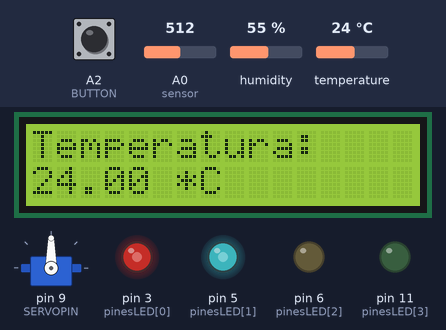
The sketch below on a simulated Arduino Uno, built with avr-gcc and run on an emulated ATmega328P. Parts: 16×2 character LCD, servo, output pins drawn as LEDs (lit = HIGH). The test bench sets the inputs (shaded band); at power-on: temperature 24 °C, A2 (BUTTON) HIGH, A0 (sensor) = 512, humidity 55 %.

Above: at 5.2 s.
5.3 s: temperature set to 22.4 °C
At 6.7 s:
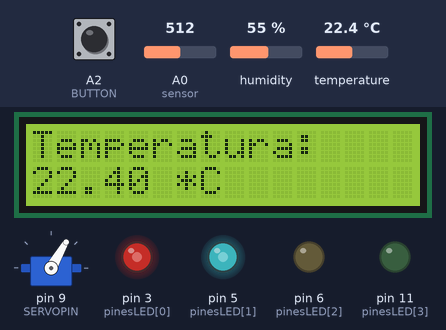
7.6 s: A2 (BUTTON) pulled LOW for 0.15 s
At 9.0 s:
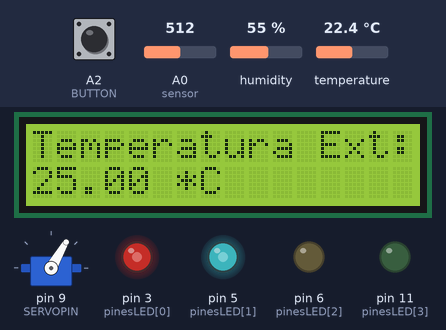
9.3 s: A2 (BUTTON) pulled LOW for 1 s
At 11.2 s:
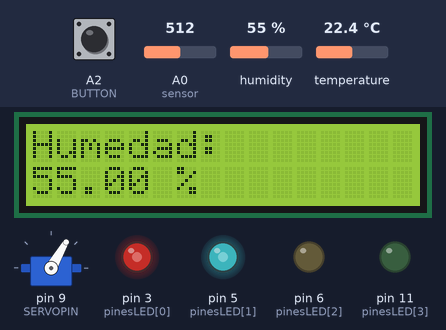
11.8 s: A2 (BUTTON) pulled LOW for 0.15 s
At 13.2 s:
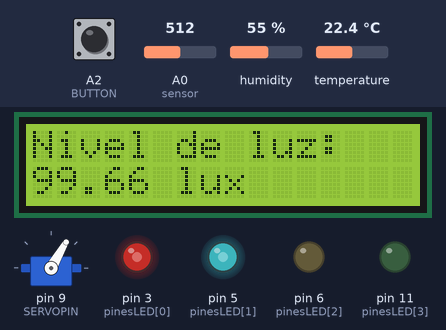
13.5 s: A0 (sensor) set to 0
At 13.9 s:
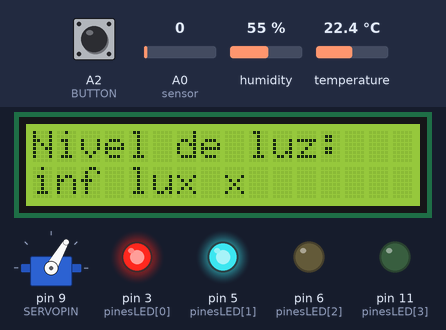
15.0 s: A0 (sensor) set to 175
At 16.3 s:
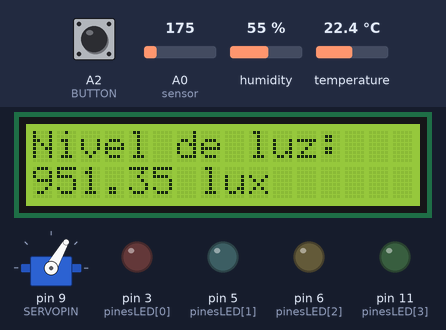
Timing chart, 0 to 17.5 s (numbered marks = the images above; inputs shaded):
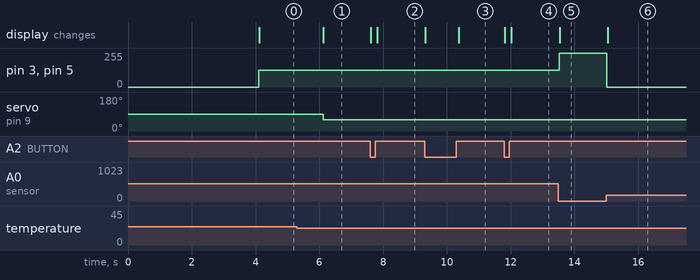

The sketch:

sketch.ino
```cpp
// UNIR - MUIT
// Electrónica e Instrumentación Básicas - Actividad 2
// Autores:
// - Javier Gutiérrez Rodríguez
// - David Viñuela Reyes
// - Javier Sánchez Redondo


#include <LiquidCrystal_I2C.h> // Librería para el manejo de la pantalla LCD
#include <DHT.h> // Libreria para sensor DHT de temperatura y humedad
#include <math.h>
#include <Servo.h> // Incluye la biblioteca servo

#define DHTPIN 2 // En este pin es donde conectamos el sensor
#define DHTTYPE DHT22 // Usaremos el detector DHT22
#define BUTTON A2 // En este pin es donde conectamos el botón
#define SERVOPIN 9 // En este pin es donde conectamos el servomotor

Servo myservo; // Crea un objeto servo para controlar el servomotor
LiquidCrystal_I2C lcd(0x27, 16, 2); // Creación del objeto de la pantalla LCD
DHT dht(DHTPIN, DHTTYPE); // Creacion del objeto del sensor DHT


// Inicializamos valores
int ValorLDR = 0;
int brilloLED = 0;
byte cantidad_LEDs = 0;
byte pinesLED[4] = {3, 5, 6, 11}; // En este array contiene los pines conectados a los LEDs
bool status = true;
int menu = 0;
int TempMedida = 0;
float TempDeseada = 25.00;
int LinMaxControl = 0;
int LinMinControl = 0;

void setup() {
  Serial.begin(9600);
  lcd.begin(16, 2);
  lcd.backlight();
  lcd.clear();
  lcd.setCursor(1,0);
  lcd.print("MONITORIZACION");
  lcd.setCursor(5, 1);
  lcd.print("CLIMA");
  delay(4000);
  lcd.clear();
  dht.begin();
  for (byte i = 0; i < 4; i++) {
    pinMode(pinesLED[i], OUTPUT);
  }
  pinMode(BUTTON, INPUT_PULLUP);
  myservo.attach(SERVOPIN);
}

void loop() {
  float humidity = dht.readHumidity(); // Leemos el valor de la humedad del sensor DHT
  float temperature = dht.readTemperature(); // Leemos la temperatura en grados celsius

  int ValorLDR = analogRead(A0); // Leemos el valor del sensor de luz
  float voltage = ValorLDR / 1024. * 5; // Convertimos el valor a voltaje
  float resistance = 2000 * voltage / (1 - voltage / 5); // Calculamos la resistencia
  float lux = pow(50 * 1e3 * pow(10, 0.7) / resistance, (1 / 0.7)); // Calculamos el nivel de luz en lux

  // Determinamos los LEDs que encender en función del valor recogido por el LDR

  cantidad_LEDs = calcular_cantidad_leds(ValorLDR);

  brilloLED = map(ValorLDR, 1023, 0, 0, 255); // Ponemos el valor LDR a brillo PWM

  // Encendemos los LEDs según los valores recogidos
  for (byte i = 0; i < 4; i++) {
    if (i < cantidad_LEDs) {
      analogWrite(pinesLED[i], brilloLED); // Encendemos LEDs ajustando brillo
    } else {
      analogWrite(pinesLED[i], 0); // Apagamos LEDs
    }
  }

  if (status) {
    // Comprobamos si el botón ha sido pulsado
    if (digitalRead(BUTTON) == LOW) {
      lcd.clear();
      while (digitalRead(BUTTON) == LOW); // Esperamos a soltar el botón, para evitar más de un cambio por pulsación
      cambiar_informacion_lcd();
    }
  }

  // Mostramos la información correspondiente al menú actual
  if(status) {
    if (menu == 0) {
      mostrar_temperatura(temperature);
    } else if (menu == 1) {
      mostrar_temperatura_ext(TempDeseada);
    } else if (menu == 2) {
      mostrar_humedad(humidity);
    } else if (menu == 3) {
      mostrar_lux(lux);
    }
  }

  // Modificamos la posición del servomotor en función de la temperatura leída para simular la apertura de una compuerta
  TresPosSinHistProp(temperature);
}

// Creamos una funcion para calcular la cantidad de LEDs que hay que encender
int calcular_cantidad_leds(int ValorLDR) {
  if (ValorLDR > 845) {
    cantidad_LEDs = 4;
  } else if (ValorLDR > 675) {
    cantidad_LEDs = 3;
  } else if (ValorLDR > 505) {
    cantidad_LEDs = 2;
  } else if (ValorLDR > 335) {
    cantidad_LEDs = 1;
  } else if (ValorLDR > 165) {
    cantidad_LEDs = 0;
  }

  return cantidad_LEDs;
}

// Creamos una funcion que nos muestre la temperatura medida por el sensor por el LCD
void mostrar_temperatura(float temperature) {
  lcd.setCursor(0,0);
  lcd.print("Temperatura: ");
  lcd.setCursor(0,1);
  lcd.print(temperature);
  lcd.print(" *C");
}

void mostrar_temperatura_ext(float TempDeseada) {
  lcd.setCursor(0,0);
  lcd.print("Temperatura Ext: ");
  lcd.setCursor(0,1);
  lcd.print(TempDeseada);
  lcd.print(" *C");
}

// Creamos una funcion que nos muestre la humedad medida por el sensor por el LCD
void mostrar_humedad(float humidity) {
  lcd.setCursor(0,0); // Posicionamiento de cursor
  lcd.print("Humedad: ");
  lcd.setCursor(0,1);
  lcd.print(humidity);
  lcd.print(" %");
}

// Creamos una funcion que nos muestre el nivel de lux medido por el fotoresistor por el LCD
void mostrar_lux(float lux) {
  lcd.setCursor(0,0);
  lcd.print("Nivel de luz: ");
  lcd.setCursor(0,1);
  lcd.print(lux);
  lcd.print(" lux ");
}

// Creamos una funcion que vaya cambiando de menú (usada al pulsar el botón)
void cambiar_informacion_lcd() {
  menu = menu >= 3 ? 0 : menu + 1;
  delay(50);
}

// Creamos una funcion que vaya cambiando de la posición del servo según la temperatura
void TresPosSinHistProp(int temperature) {
  // Calculo de límites de control con +-3
  LinMaxControl = TempDeseada + 3;
  LinMinControl = TempDeseada - 3;
  TempMedida = (int) temperature;

  //Compara y mueve el servomotor a diferentes posiciones para simular la apertura de una compuerta
  if (TempMedida>=LinMaxControl) {
    myservo.write(120); // Abrir compuerta
  }
  else if (TempMedida<=LinMinControl) {
    myservo.write(60); // Cerrar compuerta
  }
  else {
    myservo.write(90); // Mantener conpuerta en posición media
  }
}
```

Measured:
- the behaviour switches between 23 and 22.9 °C on temperature (found by bisection; images 0 and 1)
- after the input at 5.3 s, servo on pin 9 (SERVOPIN): 90° → 60° after 0.83 s; the display: changes after 0.83 s (image 1)
- after the input at 7.6 s, the display: first changes at once (image 2 shows a later state)
- after the input at 9.3 s, the display: first changes at once (image 3 shows a later state)
- after the input at 11.8 s, the display: first changes at once (image 4 shows a later state)
- after the input at 13.5 s, pin 3 (pinesLED[0]), pin 5 (pinesLED[1]): 127/255 → 255/255 at once; the display: changes at once (image 5)
- after the input at 15.0 s, pin 3 (pinesLED[0]), pin 5 (pinesLED[1]): 255/255 → 0/255 at once; the display: changes at once (image 6)
